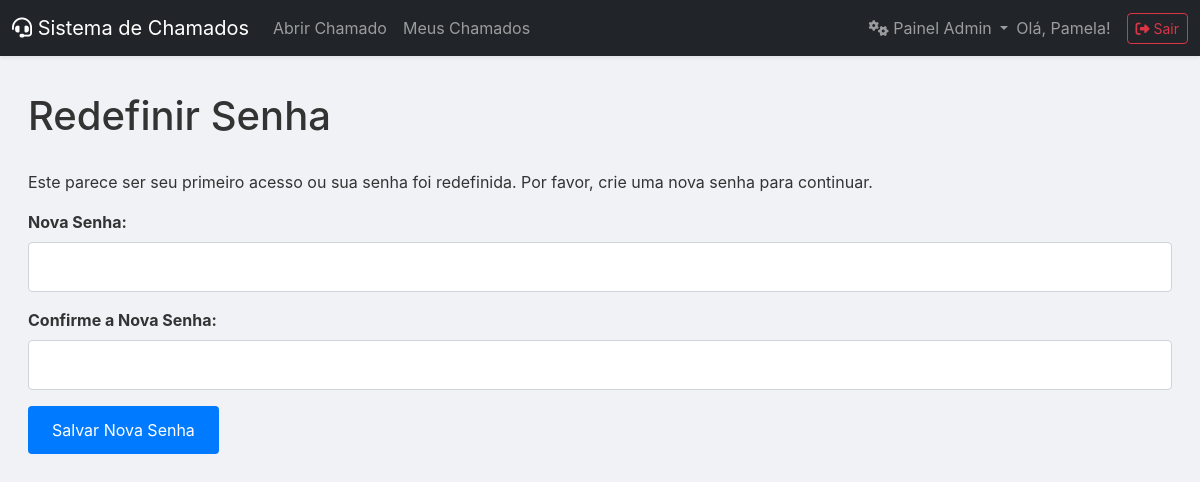
Before: /redefinir_senha (signed in) with the older database file.
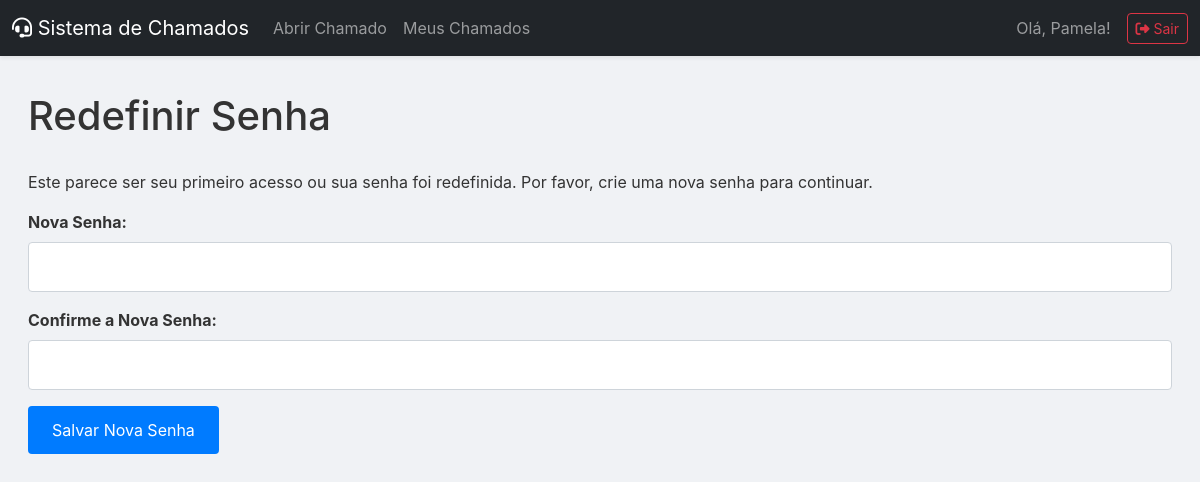
After: the same page with the newer database file.
### app.py (the view, shortened to what this page needs)
@app.route('/redefinir_senha', methods=['GET', 'POST'])
@login_required
def redefinir_senha():
    return render_template('redefinir_senha.html')

### app.py (called while the page is built)
def get_db():
    db = sqlite3.connect(DATABASE)
    db.row_factory = sqlite3.Row
    return db

def login_required(f):
    @wraps(f)
    def decorated_function(*args, **kwargs):
        if 'user_id' not in session:
            flash('Por favor, faça login para acessar esta página.', 'warning')
            return redirect(url_for('login'))
        return f(*args, **kwargs)
    return decorated_function

@app.before_request
def load_logged_in_user():
    user_id = session.get('user_id')
    if user_id is None:
        g.user = None
    else:
        db = get_db()
        g.user = db.execute('SELECT * FROM users WHERE id = ?', (user_id,)).fetchone()
        db.close()

@app.context_processor
def inject_user():
    return dict(user=g.user)

### templates/redefinir_senha.html (shortened to what this page needs)
{% extends "layout.html" %}
{% block content %}
<div class="form-container">
    <h1>Redefinir Senha</h1>
    <p>Este parece ser seu primeiro acesso ou sua senha foi redefinida. Por favor, crie uma nova senha para continuar.</p>
    <form method="post">
        <div class="form-group">
            <label for="new_password">Nova Senha:</label>
            <input type="password" id="new_password" name="new_password" required minlength="4">
        </div>
        <div class="form-group">
            <label for="confirm_password">Confirme a Nova Senha:</label>
            <input type="password" id="confirm_password" name="confirm_password" required minlength="4">
        </div>
        <button type="submit">Salvar Nova Senha</button>
    </form>
</div>
{% endblock %}

### templates/layout.html (shortened to what this page needs)
<!doctype html>
<html lang="pt-BR">
<head>
    <link href="https://cdn.jsdelivr.net/npm/bootstrap@5.3.0/dist/css/bootstrap.min.css" rel="stylesheet">
    <link rel="stylesheet" href="https://cdnjs.cloudflare.com/ajax/libs/font-awesome/6.4.0/css/all.min.css">
    <link rel="stylesheet" href="{{ url_for('static', filename='css/style.css') }}">
</head>
<body>
<nav class="navbar navbar-expand-lg navbar-dark bg-dark shadow-sm">
    <div class="container-fluid">
        <a class="navbar-brand" href="{{ url_for('index') }}">
            <i class="fas fa-headset"></i>
            Sistema de Chamados
        </a>
        <div class="collapse navbar-collapse" id="navbarNav">
            <ul class="navbar-nav me-auto">
                {% if user %}
                    {% if user.is_admin %}
                        <li class="nav-item">
                             <a class="nav-link" href="{{ url_for('abrir_chamado_admin') }}">Abrir Chamado</a>
                        </li>
                    {% else %}
                        <li class="nav-item">
                            <a class="nav-link" href="{{ url_for('index') }}">Abrir Chamado</a>
                        </li>
                    {% endif %}
                    <li class="nav-item">
                        <a class="nav-link" href="{{ url_for('meus_chamados') }}">Meus Chamados</a>
                    </li>
                {% endif %}
            </ul>
            <ul class="navbar-nav ms-auto align-items-center">
                {% if user and user.is_admin %}
                    <li class="nav-item dropdown">
                        <a class="nav-link dropdown-toggle" href="#" id="adminMenuDropdown" role="button" data-bs-toggle="dropdown" aria-expanded="false">
                            <i class="fas fa-cogs"></i> Painel Admin
                        </a>
                    </li>
                {% endif %}
                {% if user %}
                    <li class="nav-item">
                        <span class="navbar-text me-3">
                            Olá, {{ user.responsavel.split()[0] }}!
                        </span>
                    </li>
                    <li class="nav-item">
                        <a href="{{ url_for('logout') }}" class="btn btn-outline-danger btn-sm">
                            <i class="fas fa-sign-out-alt"></i> Sair
                        </a>
                    </li>
                {% else %}
                    <li class="nav-item">
                         <a href="{{ url_for('login') }}" class="btn btn-outline-success btn-sm">
                            <i class="fas fa-sign-in-alt"></i> Entrar
                        </a>
                    </li>
                {% endif %}
            </ul>
        </div>
    </div>
</nav>
<main class="container-fluid">
    <div class="main-content">
        {% block content %}{% endblock %}
    </div>
</main>
</body>
</html>

Changed rows visible on the page:
changed users "Pamela": is_admin True → False (drawn)
Other visible differences:
text no longer shown: "Painel Admin"
